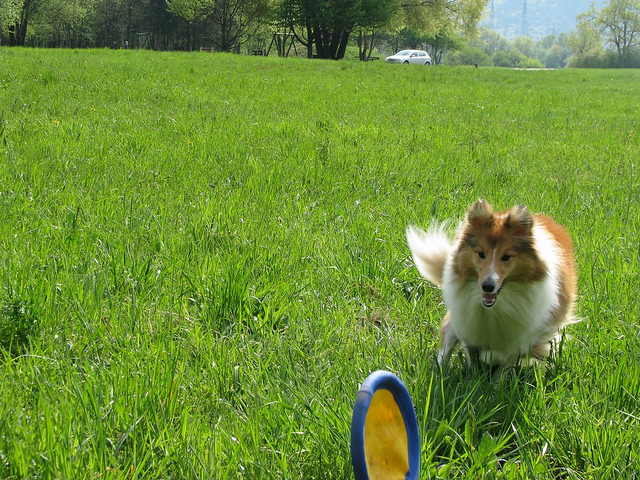
#> input picture evaluations/example-dog.jpg, 640 x 480 px; its folder holds only this picture in this run
$ python -i augmentations.py   (imports and definitions only)   (older library calls are emulated)
#> lines starting #> are read from the running program, lines starting #| are printed output that depends on the picture
### evaluations/yolov3/utils/general.py
# YOLOv3 🚀 by Ultralytics, GPL-3.0 license
"""
General utils
"""

import contextlib
import glob
import logging
import math
import os
import platform
import random
import re
import shutil
import signal
import time
import urllib
from itertools import repeat
from multiprocessing.pool import ThreadPool
from pathlib import Path
from subprocess import check_output
from zipfile import ZipFile

import cv2
import numpy as np
import pandas as pd
import pkg_resources as pkg
import torch
import torchvision
import yaml

from .downloads import gsutil_getsize
from .metrics import box_iou, fitness

# Settings
torch.set_printoptions(linewidth=320, precision=5, profile='long')
#> (this line was passed over: torch is not available in this run)
np.set_printoptions(linewidth=320, formatter={'float_kind': '{:11.5g}'.format})  # format short g, %precision=5
pd.options.display.max_columns = 10
cv2.setNumThreads(0)  # prevent OpenCV from multithreading (incompatible with PyTorch DataLoader)
os.environ['NUMEXPR_MAX_THREADS'] = str(min(os.cpu_count(), 8))  # NumExpr max threads

FILE = Path(__file__).resolve()
ROOT = FILE.parents[1]  # root directory


def set_logging(name=None, verbose=True):
    # Sets level and returns logger
#> further down, picture is the input picture: shape (480, 640, 3); mean B, G, R 54.2, 141.8, 109
    rank = int(os.getenv('RANK', -1))  # rank in world for Multi-GPU trainings
    logging.basicConfig(format="%(message)s", level=logging.INFO if (verbose and rank in (-1, 0)) else logging.WARNING)
    return logging.getLogger(name)


LOGGER = set_logging(__name__)  # define globally (used in train.py, val.py, detect.py, etc.)


class Profile(contextlib.ContextDecorator):
    # Usage: @Profile() decorator or 'with Profile():' context manager
    def __enter__(self):
        self.start = time.time()

    def __exit__(self, type, value, traceback):
        print(f'Profile results: {time.time() - self.start:.5f}s')


class Timeout(contextlib.ContextDecorator):
    # Usage: @Timeout(seconds) decorator or 'with Timeout(seconds):' context manager
    # [4 lines left out: function __init__, not called in this run]

    def _timeout_handler(self, signum, frame):
        raise TimeoutError(self.timeout_message)

    def __enter__(self):
        signal.signal(signal.SIGALRM, self._timeout_handler)  # Set handler for SIGALRM
        signal.alarm(self.seconds)  # start countdown for SIGALRM to be raised

    # [4 lines left out: function __exit__, not called in this run]


class WorkingDirectory(contextlib.ContextDecorator):
    # Usage: @WorkingDirectory(dir) decorator or 'with WorkingDirectory(dir):' context manager
    def __init__(self, new_dir):
        self.dir = new_dir  # new dir
        self.cwd = Path.cwd().resolve()  # current dir

    def __enter__(self):
        os.chdir(self.dir)

    def __exit__(self, exc_type, exc_val, exc_tb):
        os.chdir(self.cwd)


def try_except(func):
    # try-except function. Usage: @try_except decorator
    # [5 lines left out: function handler, not called in this run]

    return handler


def methods(instance):
    # Get class/instance methods
    return [f for f in dir(instance) if callable(getattr(instance, f)) and not f.startswith("__")]


def print_args(name, opt):
    # Print argparser arguments
    LOGGER.info(colorstr(f'{name}: ') + ', '.join(f'{k}={v}' for k, v in vars(opt).items()))


# [8 lines left out: function init_seeds, not called in this run]


def intersect_dicts(da, db, exclude=()):
    # Dictionary intersection of matching keys and shapes, omitting 'exclude' keys, using da values
    return {k: v for k, v in da.items() if k in db and not any(x in k for x in exclude) and v.shape == db[k].shape}


# [32 lines left out: functions get_latest_run, user_config_dir, is_writeable, not called in this run]


def is_docker():
    # Is environment a Docker container?
    return Path('/workspace').exists()  # or Path('/.dockerenv').exists()


# [7 lines left out: function is_colab, not called in this run]


def is_pip():
    # Is file in a pip package?
    return 'site-packages' in Path(__file__).resolve().parts


# [4 lines left out: function is_ascii, not called in this run]


def is_chinese(s='人工智能'):
    # Is string composed of any Chinese characters?
    return re.search('[\u4e00-\u9fff]', s)


def emojis(str=''):
    # Return platform-dependent emoji-safe version of string
    return str.encode().decode('ascii', 'ignore') if platform.system() == 'Windows' else str


# [40 lines left out: functions file_size, check_online, check_git_status, not called in this run]


def check_python(minimum='3.6.2'):
    # Check current python version vs. required python version
    check_version(platform.python_version(), minimum, name='Python ', hard=True)


# [82 lines left out: functions check_version, check_requirements, check_img_size, check_imshow, check_suffix, not called in this run]


def check_yaml(file, suffix=('.yaml', '.yml')):
    # Search/download YAML file (if necessary) and return path, checking suffix
    return check_file(file, suffix)


# [116 lines left out: functions check_file, check_dataset, url2file, download, not called in this run]


def make_divisible(x, divisor):
    # Returns x evenly divisible by divisor
    return math.ceil(x / divisor) * divisor


def clean_str(s):
    # Cleans a string by replacing special characters with underscore _
    return re.sub(pattern="[|@#!¡·$€%&()=?¿^*;:,¨´><+]", repl="_", string=s)


def one_cycle(y1=0.0, y2=1.0, steps=100):
    # lambda function for sinusoidal ramp from y1 to y2 https://arxiv.org/pdf/1812.01187.pdf
    return lambda x: ((1 - math.cos(x * math.pi / steps)) / 2) * (y2 - y1) + y1


# [366 lines left out: functions colorstr, labels_to_class_weights, labels_to_image_weights, coco80_to_coco91_class, xyxy2xywh, xywh2xyxy and 13 more, not called in this run]


# Variables
NCOLS = 0 if is_docker() else shutil.get_terminal_size().columns  # terminal window size

### evaluations/yolov3/utils/augmentations.py
# YOLOv3 🚀 by Ultralytics, GPL-3.0 license
"""
Image augmentation functions
"""

import math
import random

import cv2
import numpy as np

from .general import LOGGER, check_version, colorstr, resample_segments, segment2box
from .metrics import bbox_ioa


class Albumentations:
    #  Albumentations class (optional, only used if package is installed)
    # [27 lines left out: functions __init__, __call__, not called in this run]


def augment_hsv(im, hgain=0.5, sgain=0.5, vgain=0.5):
    # HSV color-space augmentation
#> called with hgain = 0.5, sgain = 0.5, vgain = 0.5
    if hgain or sgain or vgain:
        r = np.random.uniform(-1, 1, 3) * [hgain, sgain, vgain] + 1  # random gains
        hue, sat, val = cv2.split(cv2.cvtColor(im, cv2.COLOR_BGR2HSV))
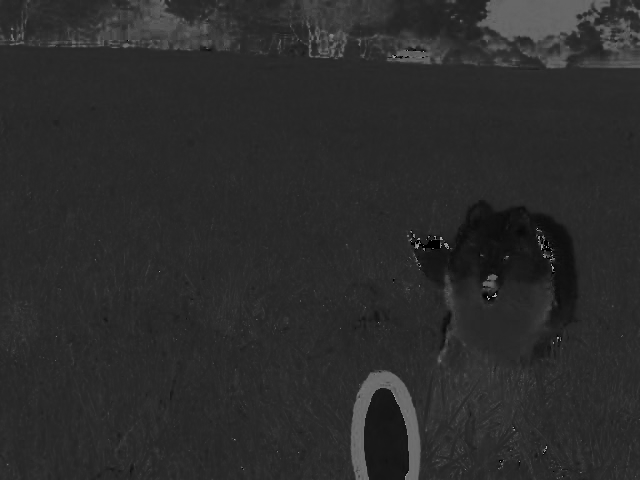
#> hue: shape (480, 640); min 0, max 179, mean 43.9
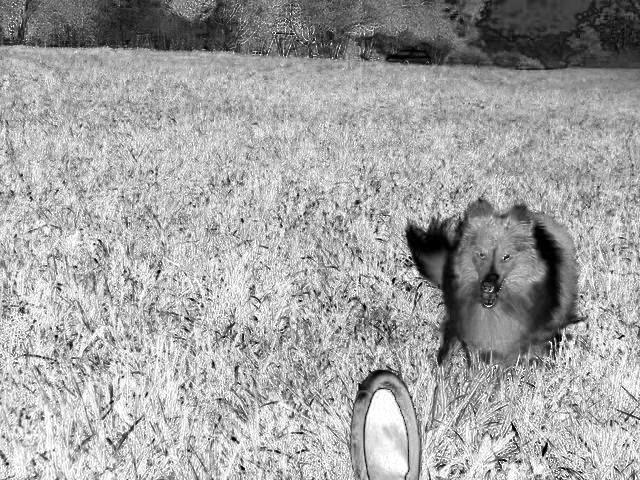
#> sat: shape (480, 640); min 0, max 255, mean 162.5
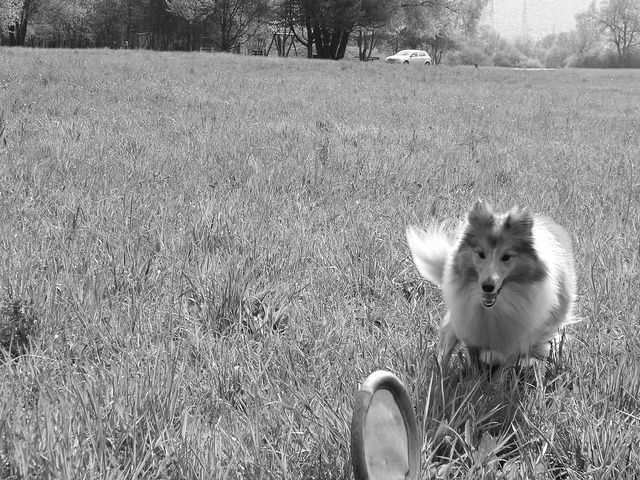
#> val: shape (480, 640); min 1, max 255, mean 143.3
        dtype = im.dtype  # uint8

        x = np.arange(0, 256, dtype=r.dtype)
        lut_hue = ((x * r[0]) % 180).astype(dtype)
        lut_sat = np.clip(x * r[1], 0, 255).astype(dtype)
#> lut_sat = 256 values from 0 to 255
        lut_val = np.clip(x * r[2], 0, 255).astype(dtype)
#> lut_val = 256 values from 0 to 255

        im_hsv = cv2.merge((cv2.LUT(hue, lut_hue), cv2.LUT(sat, lut_sat), cv2.LUT(val, lut_val)))
#> im_hsv: shape (480, 640, 3); mean H, S, V 45.6, 192, 157.3
        cv2.cvtColor(im_hsv, cv2.COLOR_HSV2BGR, dst=im)  # no return needed
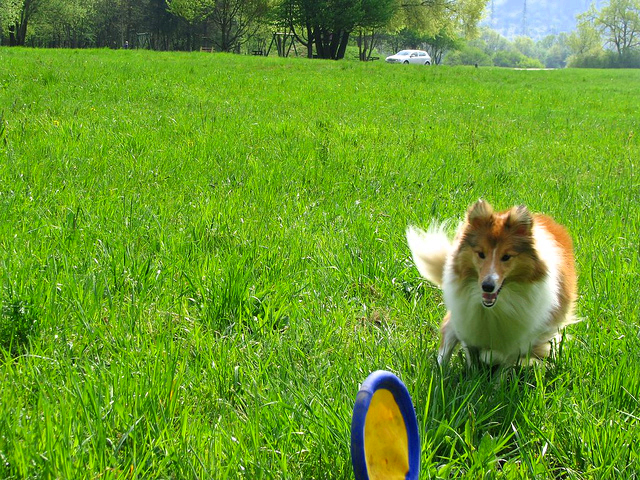
#> im: shape (480, 640, 3); mean B, G, R 41, 155.2, 106


# [215 lines left out: functions hist_equalize, replicate, letterbox, random_perspective, copy_paste, cutout and 2 more, not called in this run]

>>> import cv2
>>> picture = cv2.imread('../../example-dog.jpg')
>>> result = augment_hsv(picture)
